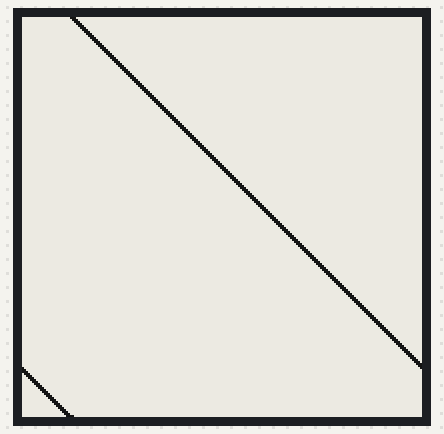
Simulated run of this program. Board: Raspberry Pi Pico running MicroPython. Shown: 200×200 one-colour display. An e-paper refresh takes a nominal 2 s (0.4 s partial, 12 s with colour); what the program prints to the serial console is not drawn. At 10.9 s the program stops and its outputs stay as they are.

Above: at 5.8 s.
At 7.7 s:
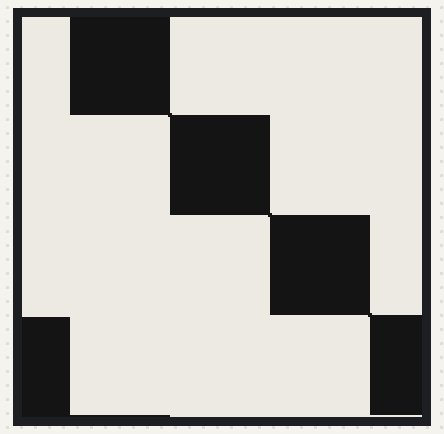
At 9.3 s:
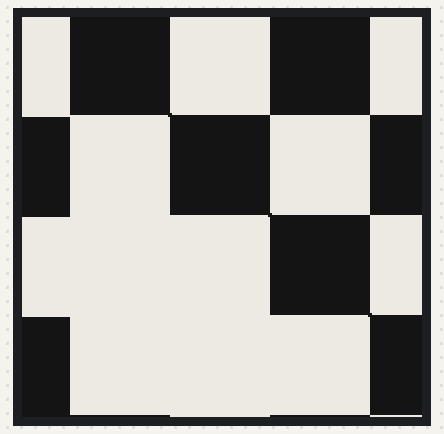
At 11.0 s:
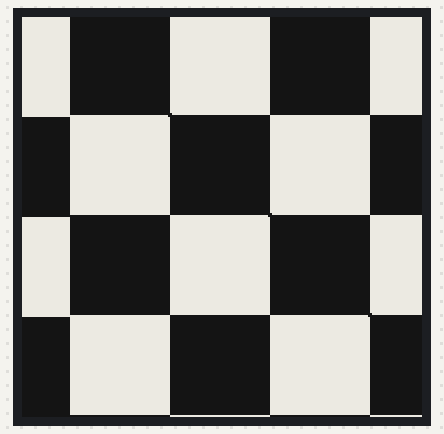

The program:

ssd1681.py
```python
import time

from machine import SPI, Pin

SSD1681_PIN_SCL = 18
SSD1681_PIN_SDA = 19
SSD1681_PIN_RES = 15
SSD1681_PIN_DC = 14
SSD1681_PIN_CS = 13
SSD1681_PIN_BUSY = 12

SSD1681_BLACK = True
SSD1681_WHITE = False

SSD1681_UPDATE_MODE_PART = 0
SSD1681_UPDATE_MODE_FULL = 1

class spi_ifce(object):
    def __init__(self, speed=50000000, sck=10, mosi=11, miso=8, csPin=9):
        self.spi = SPI(0, baudrate=50000000, sck=Pin(18), mosi=Pin(19))
        self.rst = Pin(15, mode=Pin.OUT, value=1)
        self.dc = Pin(14, mode=Pin.OUT, value=1)
        self.cs = Pin(13, mode=Pin.OUT, value=1)
        self.busy = Pin(12, mode=Pin.OUT, value=1)

    def cs_select(self):
        self.cs.value(0)

    def cs_deselect(self):
        self.cs.value(1)

    def surround_cs(self, fun):
        def wrapper(*args, **kwargs):
            self.cs_select()
            rc = fun(*args, **kwargs)
            self.cs_deselect()
            return rc

        return wrapper

    # @surround_cs
    # def read_byte(self):
    #     self.spi.read(1, 0x00)
    #     pass

    # @surround_cs
    def write_byte(self, val):
        val = val.to_bytes(1, 'little')
        self.cs_select()
        self.spi.write(val)
        self.cs_deselect()
        pass


class ssd1681(spi_ifce):

    def __init__(self, sck, mosi, csPin, resPin, dcPin, busyPin):
        self.csPin = csPin
        self.resPin = resPin
        self.dcPin = dcPin
        self.busyPin = busyPin
        super().__init__()

        self.res = Pin(self.resPin, mode=Pin.OUT, value=1)
        self.dc = Pin(self.dcPin, mode=Pin.OUT, value=0)
        self.busy = Pin(self.busyPin, mode=Pin.IN)

        self.fb = list(range(200 * 25))
        self.old_fb = list(range(200 * 25))
        for i in self.fb:
            self.fb[i] = 0xff

        self.refresh_count = 0
        self.update_func = None

    def res_set(self):
        self.res.value(1)

    def res_clr(self):
        self.res.value(0)

    def dc_set(self):
        self.dc.value(1)

    def dc_clr(self):
        self.dc.value(0)

    def dc_cmd(self, fun):
        def wrapper(*args, **kwargs):
            self.dc_clr()
            rc = fun(*args, **kwargs)
            self.dc_set()
            return rc

        return wrapper

    def dc_data(self, fun):
        def wrapper(*args, **kwargs):
            self.dc_set()
            rc = fun(*args, **kwargs)
            self.dc_clr()
            return rc

        return wrapper

    # @dc_cmd
    def write_cmd(self, reg):
        # print("reg :", reg)
        self.dc_clr()
        super().write_byte(reg)
        self.dc_set()

    # @dc_data
    def write_data(self, val):
        # print("data :", val)
        self.dc_set()
        super().write_byte(val)
        self.dc_clr()

    def write_reg(self, *opts):
        reg = opts[0]
        print("reg: ", hex(reg))
        self.write_cmd(reg)

        if len(opts) == 1:
            return

        opts = opts[1:]
        for val in opts:
            print("val: ", hex(val))
            self.write_data(val)

    def wait_for_busy(self):
        # print("wait for busy...")
        while self.busy.value():
            pass

    def device_init(self):
        # init sequence
        self.res_clr()
        time.sleep_ms(20)
        self.res_set()
        time.sleep_ms(20)
        self.wait_for_busy()

        self.write_cmd(0x12)  # Software reset
        self.wait_for_busy()

        self.write_cmd(0x01)
        self.write_data(0xC7)
        self.write_data(0x00)
        self.write_data(0x01)

        self.write_cmd(0x11)
        self.write_data(0x01)

        self.write_cmd(0x44)
        self.write_data(0x00)
        self.write_data(0x18)  # 0x0F -->(15 + 1) * 8 = 128

        self.write_cmd(0x45)
        self.write_data(0xC7)  # 0xF9 -->(249 + 1) = 250
        self.write_data(0x00)
        self.write_data(0x00)
        self.write_data(0x00)

        self.write_cmd(0x3C)
        self.write_data(0x05)

        self.write_cmd(0x18)  # Read built-in temperature sensor
        self.write_data(0x80)

        self.write_cmd(0x4E)  # set RAM x address count to 0;
        self.write_data(0x00)
        self.write_data(0x4F)  # set RAM y address count to 0X199;
        self.write_data(0xC7)
        self.write_data(0x00)
        self.wait_for_busy()

    def set_window(self, xs, ys, xe, ye):
        self.write_cmd(0x44)
        self.write_data(xs & 0xff)
        self.write_data(xe & 0xff)

        self.write_cmd(0x45)
        self.write_data(ys & 0xff)
        self.write_data((ys >> 8) & 0xff)
        self.write_data(ye & 0xff)
        self.write_data((ye >> 8) & 0xff)

    def set_cursor(self, x, y):
        self.write_cmd(0x4e)
        self.write_data(x & 0xff)
        self.write_cmd(0x4f)
        self.write_data(y & 0xff)
        self.write_data((y >> 8) & 0xff)

    def deep_sleep(self):
        self.write_cmd(0x10)
        self.write_data(0x01)
        time.sleep_ms(100)


    def update_part(self):
        self.write_cmd(0x22)
        self.write_data(0xff)
        self.write_cmd(0x20)
        self.wait_for_busy()
        return 0

    def update_full(self):
        self.write_cmd(0x22)
        self.write_data(0xf7)
        self.write_cmd(0x20)
        self.wait_for_busy()
        return 0

    def update_fast(self):
        self.write_cmd(0x22)
        self.write_data(0xc7)
        self.write_cmd(0x20)
        self.wait_for_busy()
        return 0

    def update(self, update_mode: int = SSD1681_UPDATE_MODE_FULL):
        self.write_cmd(0x22)
        if update_mode == SSD1681_UPDATE_MODE_FULL:
            self.write_data(0xf7)
        elif update_mode == SSD1681_UPDATE_MODE_PART:
            self.write_data(0xff)
        else:
            print("""given update mode is incompatible,
                    using default update mode: SSD1681_UPDATE_MODE_FULL""")
            self.write_data(0xf7)
        self.write_cmd(0x20)
        self.wait_for_busy()

    def reset(self):
        self.res_set()
        self.res_clr()
        time.sleep_ms(2)
        self.res_set()

    def clear(self):
        self.write_cmd(0x24)
        for i in range(200 * 25):
            self.write_data(0xff)
        self.update(update_mode=SSD1681_UPDATE_MODE_PART)

    def flush(self):
        self.update_func = self.update_full
        diff = 0

        self.reset()
        self.write_cmd(0x3c)
        self.write_data(0x80)

        self.write_cmd(0x44)
        self.write_data(0x00)
        self.write_data(0x18)

        self.write_cmd(0x45)
        self.write_data(0xc7)
        self.write_data(0x00)
        self.write_data(0x00)
        self.write_data(0x00)

        self.write_cmd(0x24)
        for i in range(200 * 25):
            if self.fb[i] != self.old_fb[i]:
                diff+=1
            self.write_data(self.fb[i])

        if diff == 0:
            return

        if diff < (200 * 25 / 3):
            self.update_func = self.update_part
        else:
            self.update_func = self.update_full

        self.refresh_count+=1

        if (self.refresh_count % 5) == 0:
            self.update_func = self.update_full

        self.update_func()

        for i in range(200 * 25):
            self.old_fb[i] = self.fb[i]

    def draw_pixel(self, x, y, color: bool):
        """
        This function used to draw a single pixel on
        given (x,y) pos with 'color'
        :param x:       pos on x
        :param y:       pos on y
        :param color:   color of this pixel
        :return:        none
        """
        if x < 0 or x >= 200 or y < 0 or y >= 200:
            return

        if color:
            self.fb[y * 25 + int(x / 8)] &= ~(1 << (7 - x % 8))
        else:
            self.fb[y * 25 + int(x / 8)] |= (1 << (7 - x % 8))

    def draw_rectangle(self, x1, y1, x2, y2, color: bool):
        for x in range(x1, x2):
            for y in range(y1, y2):
                self.draw_pixel(x, y, color)
        pass


def main():
    machine.freq(240000000)  # set the CPU frequency to 240 MHz
    print("CPU freq : ", machine.freq() / 1000000, "MHz")

    display = ssd1681(
        sck=SSD1681_PIN_SCL,
        mosi=SSD1681_PIN_SDA,
        resPin=SSD1681_PIN_RES,
        dcPin=SSD1681_PIN_DC,
        csPin=SSD1681_PIN_CS,
        busyPin=SSD1681_PIN_BUSY
    )

    display.device_init()

    display.write_cmd(0x24)
    for i in range(200 * 25):
        display.write_data(0x00)
    # display.update(update_mode=SSD1681_UPDATE_MODE_PART)
    display.update_part()

    display.write_cmd(0x24)
    for i in range(200 * 25):
        display.write_data(0xff)
    # display.update(update_mode=SSD1681_UPDATE_MODE_PART)
    display.update_part()

    for x in range(200):
            display.draw_pixel(x, x - 1, 1)
            display.draw_pixel(x, x, 1)
            display.draw_pixel(x, x + 1, 1)
    display.flush()

    display.draw_rectangle(0, 0, 50, 50, SSD1681_BLACK)
    display.draw_rectangle(50, 50, 100, 100, SSD1681_BLACK)
    display.draw_rectangle(100, 100, 150, 150, SSD1681_BLACK)
    display.draw_rectangle(150, 150, 200, 200, SSD1681_BLACK)
    display.flush()

    display.draw_rectangle(100, 0, 150, 50, SSD1681_BLACK)
    display.draw_rectangle(150, 50, 200, 100, SSD1681_BLACK)
    display.flush()

    display.draw_rectangle(0, 100, 50, 150, SSD1681_BLACK)
    display.draw_rectangle(50, 150, 100, 200, SSD1681_BLACK)

    display.flush()


if __name__ == '__main__':
    main()
```

Measured:
- what the display in image 0 shows lasts 1.8 s, from 5.8 s to 7.6 s
- what the display in image 1 shows lasts 1.7 s, from 7.6 s to 9.3 s
